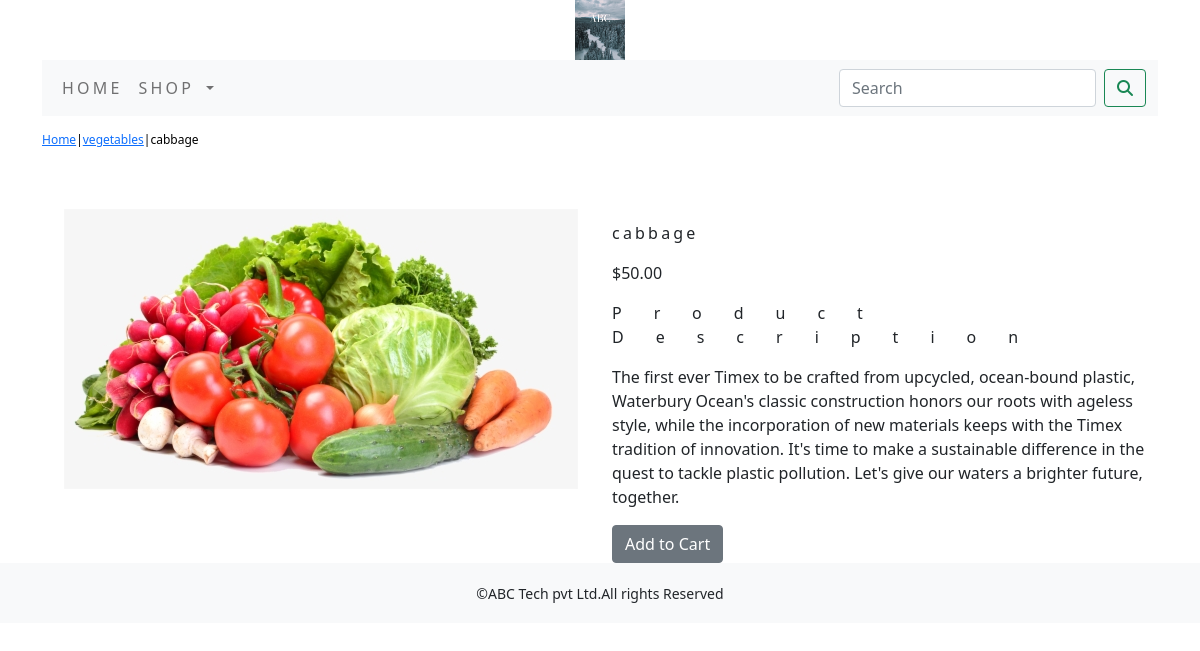
The app's page /shop/rsgty6r/cabbage/ with its own data.
### shop/models.py (models this page shows, shortened)
class Product(models.Model):
    name=models.CharField(max_length=250,unique=True)
    slug=models.SlugField(max_length=250,unique=True)
    description=models.TextField(blank=True)
    price=models.DecimalField(max_digits=10,decimal_places=2)
    category=models.ForeignKey(Category,on_delete=models.CASCADE)
    image=models.ImageField(upload_to='product',blank=True)
    stock=models.IntegerField()
    available=models.BooleanField(default=True)
    created=models.DateTimeField(auto_now_add=True)
    updated=models.DateTimeField(auto_now=True)
    class Meta:
        ordering=('name',)
        verbose_name='product'
        verbose_name_plural='products'

class Category(models.Model):
    name=models.CharField(max_length=250,unique=True)
    slug=models.SlugField(max_length=250,unique=True)
    description=models.TextField(blank=True)
    image=models.ImageField(upload_to='category',blank=True)
    class Meta:
        ordering=('name',)
        verbose_name='category'
        verbose_name_plural='categories'
    def get_url(self):
        return reverse('shop:products_by_category',args=[self.slug])
    def __str__(self):
        return '{}'.format(self.name)

### shop/views.py (the view)
# urls.py: path('<slug:c_slug>/<slug:product_slug>/', views.proDetail, name='prodCatdetail')
def proDetail(request,c_slug,product_slug):
    try:
        product=Product.objects.get(category__slug=c_slug,slug=product_slug)
    except Exception as e:
        raise e
    return render(request,'product.html',{'product':product})

### cart/context_processors.py (called while the page is built)
def counter(request):
    item_count=0
    if 'admin' in request.path:
        return {}
    else:
        try:
            cart=Cart.objects.filter(cart_id=_cart_id(request))
            cart_items=CartItem.objects.all().filter(cart=cart[:1])
            for cart_item in cart_items:
                item_count += cart_item.quantity
        except Cart.DoesNotExist:
            item_count=0
    return dict(item_count=item_count)

### cart/views.py (called while the page is built)
def _cart_id(request):
    cart=request.session.session_key
    if not cart:
        cart=request.session.create()
    return cart

### shop/context_processors.py (called while the page is built)
def menu_links(request):
    links=Category.objects.all()
    return dict(links=links)

### templates/product.html (shortened to what this page needs)
{% extends 'base.html' %}
{% load static %}
{% block content %}
<div class="row my_prod_row_class">
    <div class="mx_auto">
        <p><a href="{% url 'shop:allProdCat' %}">Home</a>|<a href="{{product.category.get_url}}">{{product.category}}</a>|{{product.name}}</p>
    </div>
</div>
<div class="container">
<br>
<div class="row">
    <div class="col-12 col-sm-12 col-md-12 col-lg-6 text-center">
        <div style="min-width:18rem">
            <img src="{{product.image.url}}" alt="{{product.name}}">
        </div>
    </div>
        <div class="col-12 col-sm-12 col-md-12 col-lg-6">
            <div>
            <h1 class="my_prod_title">{{product.name}}</h1>
            <p>${{product.price}}</p>
            <p class="my_title">Product Description</p>
            <p class="text-justify my_rod_text">{{product.description}}</p>
            {% if product.stock <= 0 %}
            <p class="text-justify my_prod_text"><b>Out of stock</b></p>
            {% else %}
            <a class="btn btn-secondary" href="{% url 'cart:add_cart' product.id %}">Add to Cart</a>
            {% endif %}
        </div>
</div>
    </div>
</div>
{% endblock %}

### static/css/custom.css (style rules this page uses)
body { font-family: 'Roboto', sans-serif; }
.my_title { font-size:16px; text_transform:uppercase; letter-spacing:2em; }
.my_prod_row_class { padding-top:15px; padding-bottom:20px; }
.my_prod_row_class .mx_auto { color:#000; font-size:12px; text-decoration:none; }
.my_prod_title { font-size:16px; text_transform:uppercase; letter-spacing:.2em; padding-top:15px; padding-bottom:10px; }

### records on screen
Product: category "vegetables", name "cabbage", image (picture), price "50.00", description "The first ever Timex to be crafted from upcycled, ocean-bound plastic, Waterbury Ocean's classic construction honors our roots with ageless style, while the incorporation of new materials keeps with the Timex tradition of innovation. It's time to make a sustainable difference in the quest to tackle plastic pollution. Let's give our waters a brighter future, together."
